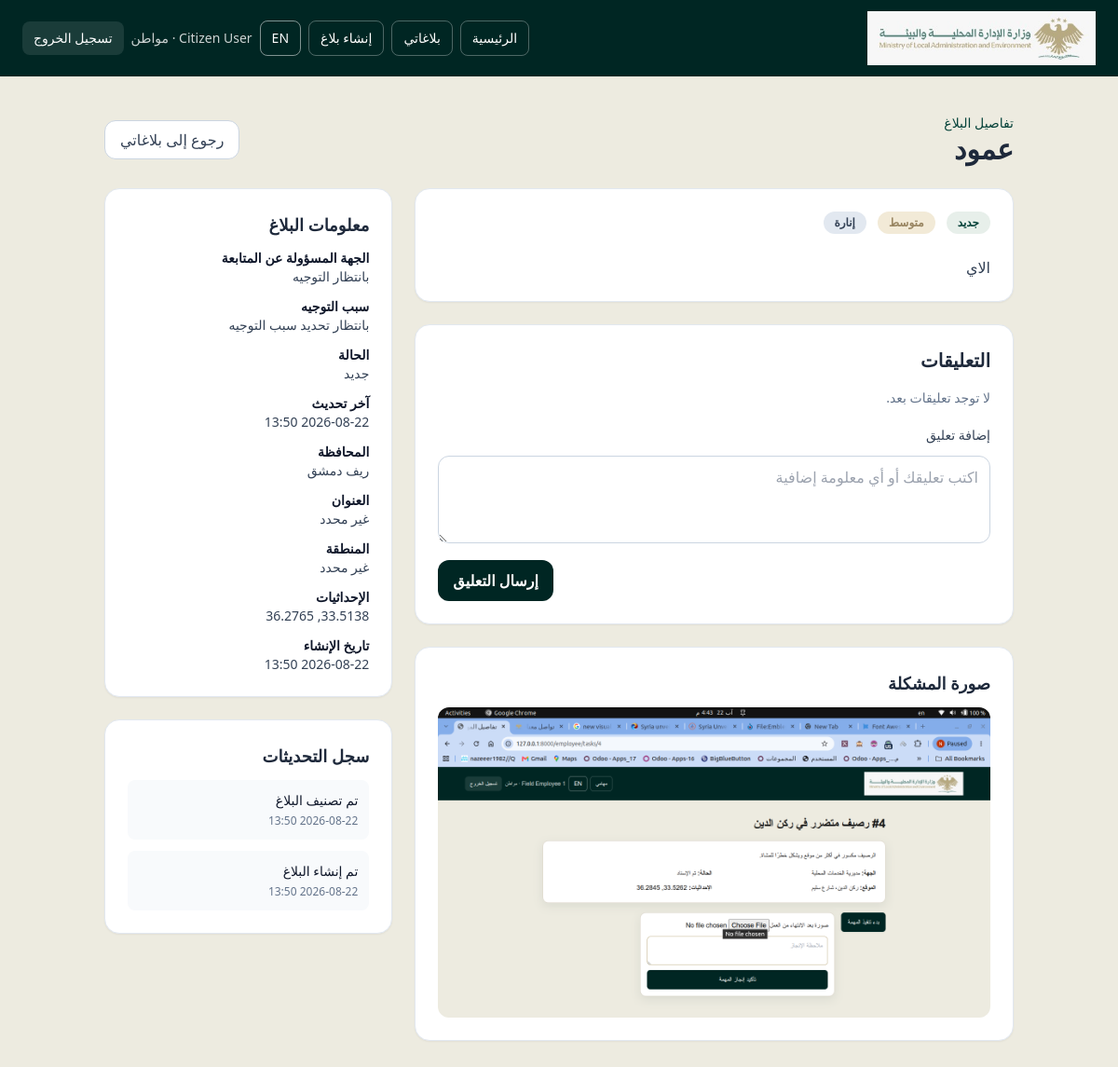
The page /citizen/complaints/28 (signed in) on the database its author committed.
### app/models/user.py (models this page shows)
class User(Base):
    __tablename__ = "users"
    id: Mapped[int] = mapped_column(primary_key=True, index=True)
    name: Mapped[str] = mapped_column(String(150), nullable=False)
    email: Mapped[str] = mapped_column(String(255), unique=True, index=True, nullable=False)
    hashed_password: Mapped[str] = mapped_column(String(255), nullable=False)
    role: Mapped[str] = mapped_column(String(50), default="citizen", nullable=False)
    department_id: Mapped[int | None] = mapped_column(ForeignKey("departments.id"), nullable=True)
    national_id_hash: Mapped[str | None] = mapped_column(String(128), unique=True, nullable=True)
    national_id_encrypted: Mapped[str | None] = mapped_column(String(512), nullable=True)
    phone: Mapped[str | None] = mapped_column(String(50), nullable=True)
    job_title: Mapped[str | None] = mapped_column(String(150), nullable=True)
    is_active: Mapped[bool] = mapped_column(Boolean, default=True, nullable=False)
    created_at: Mapped[datetime] = mapped_column(DateTime(timezone=True), default=lambda: datetime.now(timezone.utc), nullable=False)
    updated_at: Mapped[datetime] = mapped_column(
        DateTime(timezone=True),
        default=lambda: datetime.now(timezone.utc),
        onupdate=lambda: datetime.now(timezone.utc),
        nullable=False,
    )
    complaints: Mapped[list["Complaint"]] = relationship(back_populates="user", foreign_keys="Complaint.user_id")
    comments: Mapped[list["Comment"]] = relationship(back_populates="user")
    complaint_updates: Mapped[list["ComplaintUpdate"]] = relationship(back_populates="user")
    department: Mapped["Department | None"] = relationship(foreign_keys=[department_id])
    assigned_tasks: Mapped[list["Complaint"]] = relationship(back_populates="assigned_employee", foreign_keys="Complaint.assigned_employee_id")

### app/models/complaint.py (models this page shows)
class Complaint(Base):
    __tablename__ = "complaints"
    id: Mapped[int] = mapped_column(primary_key=True, index=True)
    user_id: Mapped[int] = mapped_column(ForeignKey("users.id"), nullable=False)
    category_id: Mapped[int | None] = mapped_column(ForeignKey("categories.id"), nullable=True)
    department_id: Mapped[int | None] = mapped_column(ForeignKey("departments.id"), nullable=True)
    assigned_employee_id: Mapped[int | None] = mapped_column(ForeignKey("users.id"), nullable=True)
    title: Mapped[str] = mapped_column(String(255), nullable=False)
    description: Mapped[str] = mapped_column(Text, nullable=False)
    address: Mapped[str | None] = mapped_column(String(255), nullable=True)
    area: Mapped[str | None] = mapped_column(String(255), nullable=True)
    governorate: Mapped[str | None] = mapped_column(String(255), nullable=True)
    latitude: Mapped[float | None] = mapped_column(Float, nullable=True)
    longitude: Mapped[float | None] = mapped_column(Float, nullable=True)
    image_path: Mapped[str | None] = mapped_column(String(500), nullable=True)
    priority: Mapped[str] = mapped_column(String(50), default="medium", nullable=False)
    status: Mapped[str] = mapped_column(String(50), default="new", nullable=False)
    routing_reason: Mapped[str | None] = mapped_column(Text, nullable=True)
    routing_confidence: Mapped[float | None] = mapped_column(Float, nullable=True)
    assigned_at: Mapped[datetime | None] = mapped_column(DateTime(timezone=True), nullable=True)
    employee_assigned_at: Mapped[datetime | None] = mapped_column(DateTime(timezone=True), nullable=True)
    work_started_at: Mapped[datetime | None] = mapped_column(DateTime(timezone=True), nullable=True)
    work_completed_at: Mapped[datetime | None] = mapped_column(DateTime(timezone=True), nullable=True)
    completion_image_path: Mapped[str | None] = mapped_column(String(500), nullable=True)
    completion_note: Mapped[str | None] = mapped_column(Text, nullable=True)
    resolved_at: Mapped[datetime | None] = mapped_column(DateTime(timezone=True), nullable=True)
    created_at: Mapped[datetime] = mapped_column(DateTime(timezone=True), default=lambda: datetime.now(timezone.utc), nullable=False)
    updated_at: Mapped[datetime] = mapped_column(
        DateTime(timezone=True),
        default=lambda: datetime.now(timezone.utc),
        onupdate=lambda: datetime.now(timezone.utc),
        nullable=False,
    )
    user: Mapped["User"] = relationship(back_populates="complaints", foreign_keys=[user_id])
    category: Mapped["Category"] = relationship(back_populates="complaints")
    department: Mapped["Department"] = relationship(back_populates="complaints")
    comments: Mapped[list["Comment"]] = relationship(back_populates="complaint")
    updates: Mapped[list["ComplaintUpdate"]] = relationship(back_populates="complaint")
    assigned_employee: Mapped["User | None"] = relationship(back_populates="assigned_tasks", foreign_keys=[assigned_employee_id])

### app/models/category.py (models this page shows)
class Category(Base):
    __tablename__ = "categories"
    id: Mapped[int] = mapped_column(primary_key=True, index=True)
    name: Mapped[str] = mapped_column(String(200), nullable=False)
    slug: Mapped[str] = mapped_column(String(200), unique=True, index=True, nullable=False)
    description: Mapped[str | None] = mapped_column(Text, nullable=True)
    created_at: Mapped[datetime] = mapped_column(DateTime(timezone=True), default=lambda: datetime.now(timezone.utc), nullable=False)
    updated_at: Mapped[datetime] = mapped_column(
        DateTime(timezone=True),
        default=lambda: datetime.now(timezone.utc),
        onupdate=lambda: datetime.now(timezone.utc),
        nullable=False,
    )
    complaints: Mapped[list["Complaint"]] = relationship(back_populates="category")

### app/models/complaint_update.py (models this page shows)
class ComplaintUpdate(Base):
    __tablename__ = "complaint_updates"
    id: Mapped[int] = mapped_column(primary_key=True, index=True)
    complaint_id: Mapped[int] = mapped_column(ForeignKey("complaints.id"), nullable=False)
    user_id: Mapped[int] = mapped_column(ForeignKey("users.id"), nullable=False)
    old_status: Mapped[str | None] = mapped_column(String(50), nullable=True)
    new_status: Mapped[str | None] = mapped_column(String(50), nullable=True)
    note: Mapped[str | None] = mapped_column(Text, nullable=True)
    created_at: Mapped[datetime] = mapped_column(DateTime(timezone=True), default=lambda: datetime.now(timezone.utc), nullable=False)
    complaint: Mapped["Complaint"] = relationship(back_populates="updates")
    user: Mapped["User"] = relationship(back_populates="complaint_updates")

### app/routers/auth.py (the view)
@router.get("/citizen/complaints/{complaint_id}")
async def complaint_detail(
    request: Request,
    complaint_id: int,
    user: User = Depends(require_role("citizen")),
    db: Session = Depends(get_db),
):
    complaint = db.scalar(
        select(Complaint)
        .options(*complaint_detail_options())
        .where(Complaint.id == complaint_id, Complaint.user_id == user.id)
    )
    if complaint is None:
        raise HTTPException(status_code=status.HTTP_404_NOT_FOUND, detail="Complaint not found")
    complaint.updates = sorted(complaint.updates, key=lambda item: item.created_at, reverse=True)
    complaint.comments = sorted(complaint.comments, key=lambda item: item.created_at)
    return templates.TemplateResponse(
        request,
        "complaint_details.html",
        {
            "title": "تفاصيل البلاغ",
            "slogan": settings.project_slogan,
            "user": user,
            "complaint": complaint,
            "status_labels": STATUS_LABELS,
        },
    )

### app/templates/complaint_details.html (shortened to what this page needs)
<!DOCTYPE html>
{% set lang = current_language(request) %}<html lang="{{ lang }}" dir="{{ 'rtl' if lang == 'ar' else 'ltr' }}">
  <head>
    <script src="https://cdn.tailwindcss.com"></script>
    <link rel="stylesheet" href="/static/css/ministry-theme.css" />
  </head>
  <body class="text-slate-800" dir="{{ 'rtl' if lang == 'ar' else 'ltr' }}">
    {% include 'partials/app_header.html' %}
    <main class="mx-auto max-w-5xl px-6 py-10">
      <div class="mb-6 flex items-center justify-between">
        <div>
          <p class="text-sm text-sky-700">تفاصيل البلاغ</p>
          <h1 class="text-3xl font-bold">{{ complaint.title }}</h1>
        </div>
        <a href="/citizen/complaints" class="rounded-xl border border-slate-300 bg-white px-4 py-2 font-medium text-slate-700 hover:bg-slate-50">رجوع إلى بلاغاتي</a>
      </div>
      <div class="grid gap-6 lg:grid-cols-3">
        <div class="lg:col-span-2 space-y-6">
          <div class="rounded-2xl border border-slate-200 bg-white p-6 shadow-sm">
            <div class="flex flex-wrap gap-3">
              <span class="rounded-full bg-sky-100 px-3 py-1 text-xs font-semibold text-sky-800">{{ status_label(complaint.status, request) }}</span>
              <span class="rounded-full bg-amber-100 px-3 py-1 text-xs font-semibold text-amber-800">{{ priority_label(complaint.priority, request) }}</span>
              {% if complaint.category %}
              <span class="rounded-full bg-slate-200 px-3 py-1 text-xs font-semibold text-slate-700">{{ complaint.category.name }}</span>
              {% endif %}
            </div>
            <p class="mt-6 whitespace-pre-line text-slate-700">{{ complaint.description }}</p>
          </div>
          <div class="rounded-2xl border border-slate-200 bg-white p-6 shadow-sm">
            <h2 class="mb-4 text-xl font-bold">التعليقات</h2>
            <div class="space-y-3">
              {% for comment in complaint.comments %}
              <div class="rounded-xl bg-slate-50 p-4 text-sm text-slate-700">
                <div class="font-semibold text-slate-900">{{ comment.user.name if comment.user else 'مستخدم' }}</div>
                <p class="mt-1 whitespace-pre-line">{{ comment.body }}</p>
                <div class="mt-2 text-xs text-slate-500">{{ comment.created_at.strftime('%Y-%m-%d %H:%M') }}</div>
              </div>
              {% else %}
              <p class="text-sm text-slate-500">لا توجد تعليقات بعد.</p>
              {% endfor %}
            </div>
            <form method="post" action="/complaints/{{ complaint.id }}/comments" class="mt-5 space-y-3">
              <label for="comment-body" class="block text-sm font-medium text-slate-700">إضافة تعليق</label>
              <textarea id="comment-body" name="body" rows="3" required class="w-full rounded-xl border border-slate-300 px-3 py-2.5" placeholder="اكتب تعليقك أو أي معلومة إضافية"></textarea>
              <div class="flex justify-end"><button type="submit" class="rounded-xl bg-sky-700 px-4 py-2.5 font-semibold text-white hover:bg-sky-800">إرسال التعليق</button></div>
            </form>
          </div>
          {% if complaint.image_path %}
          <div class="rounded-2xl border border-slate-200 bg-white p-6 shadow-sm">
            <h2 class="mb-3 text-lg font-bold">صورة المشكلة</h2>
            <img src="{{ complaint.image_path }}" alt="Complaint image" class="max-h-[420px] w-full rounded-xl object-cover" />
          </div>
          {% endif %}
        </div>
        <aside class="space-y-6">
          <div class="rounded-2xl border border-slate-200 bg-white p-6 shadow-sm">
            <h2 class="mb-3 text-lg font-bold">معلومات البلاغ</h2>
            <dl class="space-y-3 text-sm text-slate-700">
              <div><dt class="font-semibold text-slate-900">الجهة المسؤولة عن المتابعة</dt><dd>{% if complaint.department %}{{ complaint.department.name }}{% if complaint.routing_confidence %}<span class="mt-1 block text-xs text-emerald-700">تم التوجيه تلقائياً</span>{% endif %}{% else %}بانتظار التوجيه{% endif %}</dd></div>
              <div><dt class="font-semibold text-slate-900">سبب التوجيه</dt><dd>{{ complaint.routing_reason or 'بانتظار تحديد سبب التوجيه' }}</dd></div>
              <div><dt class="font-semibold text-slate-900">{{ t('status', request) }}</dt><dd>{{ status_label(complaint.status, request) }}</dd></div>
              <div><dt class="font-semibold text-slate-900">آخر تحديث</dt><dd>{% if complaint.updates %}{{ complaint.updates[0].created_at.strftime('%Y-%m-%d %H:%M') }}{% else %}{{ complaint.created_at.strftime('%Y-%m-%d %H:%M') }}{% endif %}</dd></div>
              <div><dt class="font-semibold text-slate-900">المحافظة</dt><dd>{{ complaint.governorate or 'غير محدد' }}</dd></div>
              <div><dt class="font-semibold text-slate-900">العنوان</dt><dd>{{ complaint.address or 'غير محدد' }}</dd></div>
              <div><dt class="font-semibold text-slate-900">المنطقة</dt><dd>{{ complaint.area or 'غير محدد' }}</dd></div>
              <div><dt class="font-semibold text-slate-900">الإحداثيات</dt><dd>{{ complaint.latitude or 'غير محدد' }}, {{ complaint.longitude or 'غير محدد' }}</dd></div>
              <div><dt class="font-semibold text-slate-900">تاريخ الإنشاء</dt><dd>{{ complaint.created_at.strftime('%Y-%m-%d %H:%M') }}</dd></div>
            </dl>
          </div>
          <div class="rounded-2xl border border-slate-200 bg-white p-6 shadow-sm">
            <h2 class="mb-3 text-lg font-bold">سجل التحديثات</h2>
            <ul class="space-y-3 text-sm text-slate-700">
              {% for update in complaint.updates %}
              <li class="rounded-lg bg-slate-50 p-3">
                <div class="font-medium text-slate-900">{{ update.note or 'تم تحديث البلاغ' }}</div>
                <div class="mt-1 text-xs text-slate-500">{{ update.created_at.strftime('%Y-%m-%d %H:%M') }}</div>
              </li>
              {% else %}
              <li class="rounded-lg bg-slate-50 p-3 text-slate-600">تم إنشاء البلاغ</li>
              {% endfor %}
            </ul>
          </div>
        </aside>
      </div>
    </main>
  </body>
</html>

### app/templates/partials/app_header.html (shortened to what this page needs)
{% set lang = current_language(request) %}
<nav class="ministry-nav text-white shadow-sm">
  <div class="mx-auto flex max-w-7xl flex-wrap items-center justify-between gap-3 px-4 py-3 sm:px-6">
    <a href="/" class="shrink-0" aria-label="{{ 'العودة إلى الصفحة الرئيسية' if lang == 'ar' else 'Return to landing page' }}">
      <img class="ministry-logo" src="/static/images/horizntal-logo.png" alt="{{ 'شعار وزارة الإدارة المحلية والبيئة' if lang == 'ar' else 'Ministry of Local Administration and Environment Logo' }}" />
    </a>
    <div class="flex flex-wrap items-center gap-2 text-sm">
      {% if user.role == 'ministry_admin' %}
      <a href="/admin" class="rounded-lg border border-white/30 px-3 py-2 hover:bg-white/10">{{ 'لوحة التحكم' if lang == 'ar' else 'Dashboard' }}</a>
      <a href="/admin/complaints" class="rounded-lg border border-white/30 px-3 py-2 hover:bg-white/10">{{ 'البلاغات' if lang == 'ar' else 'Complaints' }}</a>
      <a href="/admin/map" class="rounded-lg border border-white/30 px-3 py-2 hover:bg-white/10">{{ 'الخريطة' if lang == 'ar' else 'Map' }}</a>
      {% elif user.role == 'field_employee' %}
      <a href="/employee" class="rounded-lg border border-white/30 px-3 py-2 hover:bg-white/10">{{ 'مهامي' if lang == 'ar' else 'My Tasks' }}</a>
      {% else %}
      <a href="/citizen" class="rounded-lg border border-white/30 px-3 py-2 hover:bg-white/10">{{ 'الرئيسية' if lang == 'ar' else 'Home' }}</a>
      <a href="/citizen/complaints" class="rounded-lg border border-white/30 px-3 py-2 hover:bg-white/10">{{ 'بلاغاتي' if lang == 'ar' else 'My Complaints' }}</a>
      <a href="/citizen/complaints/new" class="rounded-lg border border-white/30 px-3 py-2 hover:bg-white/10">{{ 'إنشاء بلاغ' if lang == 'ar' else 'Create Complaint' }}</a>
      {% endif %}
      <a href="/set-language/{{ 'en' if lang == 'ar' else 'ar' }}" class="rounded-lg border border-white/50 px-3 py-2">{{ 'EN' if lang == 'ar' else 'العربية' }}</a>
      <span class="hidden text-white/80 lg:inline">{{ user.name }} · {{ 'إدارة' if user.role == 'admin' and lang == 'ar' else ('Admin' if user.role == 'admin' else ('مواطن' if lang == 'ar' else 'Citizen')) }}</span>
      <form method="post" action="/logout"><button type="submit" class="rounded-lg bg-white/10 px-3 py-2 hover:bg-white/20">{{ t('logout', request) }}</button></form>
    </div>
  </div>
</nav>

### rows shown on the page
User: role "مواطن"
Complaint: title "عمود", status "جديد", priority "متوسط", description "الاي", image_path (picture), routing_reason "بانتظار تحديد سبب التوجيه", governorate "ريف دمشق", address "غير محدد", area "غير محدد", latitude "33.5138", longitude "36.2765", created_at "2026-08-22 13:50"
Category: category.name "إنارة"
ComplaintUpdate: created_at "2026-08-22 13:50", note "تم تصنيف البلاغ"
ComplaintUpdate: note "تم إنشاء البلاغ", created_at "2026-08-22 13:50"

### other values the page prints
{{ 'الرئيسية' if lang == 'ar' else 'Home' }} "الرئيسية"
{{ 'بلاغاتي' if lang == 'ar' else 'My Complaints' }} "بلاغاتي"
{{ 'إنشاء بلاغ' if lang == 'ar' else 'Create Complaint' }} "إنشاء بلاغ"
{{ 'EN' if lang == 'ar' else 'العربية' }} "EN"
{{ t('logout', request) }} "تسجيل الخروج"
{{ t('status', request) }} "الحالة"
